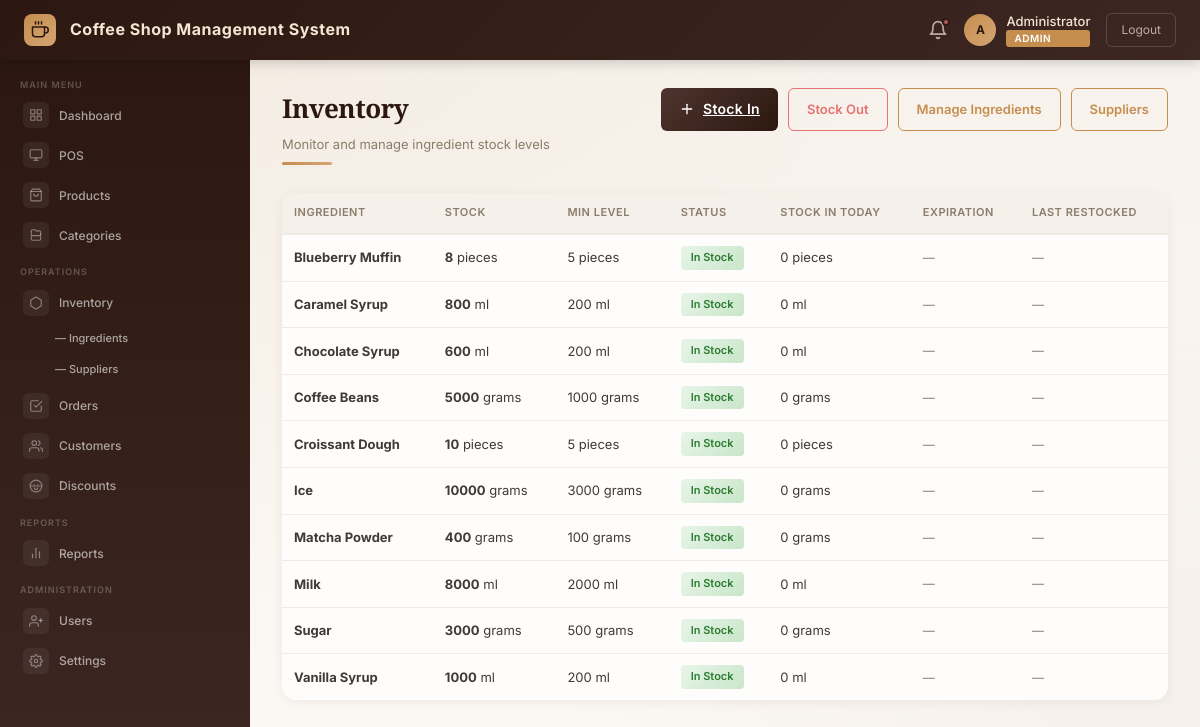
The app's page /modules/inventory/inventory.php (signed in) with its own data.
### tables this page shows
CREATE TABLE ingredients (
    ingredient_id   INT           AUTO_INCREMENT PRIMARY KEY,
    name            VARCHAR(100)  NOT NULL UNIQUE,
    stock_quantity  DECIMAL(10,2) NOT NULL DEFAULT 0,
    unit            VARCHAR(20)   NOT NULL DEFAULT 'pieces',
    min_stock_level   DECIMAL(10,2) NOT NULL DEFAULT 10,
    expiration_date   DATE          DEFAULT NULL,
    last_restocked_at TIMESTAMP     NULL DEFAULT NULL,
    created_at        TIMESTAMP     DEFAULT CURRENT_TIMESTAMP,
    updated_at        TIMESTAMP     DEFAULT CURRENT_TIMESTAMP ON UPDATE CURRENT_TIMESTAMP
);

### modules/inventory/inventory.php (the view, shortened to what this page needs)
<?php
require_once __DIR__ . '/../../includes/auth.php';
$ingredients = $pdo->query("SELECT i.*, (SELECT COALESCE(SUM(quantity), 0) FROM stock_movements WHERE ingredient_id = i.ingredient_id AND type = 'in' AND DATE(created_at) = CURDATE()) AS stock_in_today FROM ingredients i ORDER BY i.stock_quantity <= i.min_stock_level DESC, i.name ASC")->fetchAll();
require_once __DIR__ . '/../../includes/dashboard_header.php';
?>
<div class="page-header">
    <div class="page-header-left">
        <h1>Inventory</h1>
        <p>Monitor and manage ingredient stock levels</p>
        <div class="page-header-accent"></div>
    </div>
    <div style="display:flex;gap:10px;flex-wrap:wrap;">
        <a href="stock_in.php" class="btn-primary" style="width:auto;padding:10px 18px;">
            <svg viewBox="0 0 24 24" fill="none" stroke="currentColor" stroke-width="2" stroke-linecap="round" stroke-linejoin="round" style="width:16px;height:16px;"><line x1="12" y1="5" x2="12" y2="19"/><line x1="5" y1="12" x2="19" y2="12"/></svg>
            Stock In
        </a>
        <a href="stock_out.php" class="btn-outline" style="width:auto;padding:10px 18px;border-color:var(--accent-coral);color:var(--accent-coral);">
            Stock Out
        </a>
        <a href="ingredients.php" class="btn-outline" style="width:auto;padding:10px 18px;">Manage Ingredients</a>
        <a href="suppliers.php" class="btn-outline" style="width:auto;padding:10px 18px;">Suppliers</a>
    </div>
</div>
<div class="card">
    <div class="card-body" style="padding:0;">
        <table class="table">
            <thead>
                <tr>
                    <th>Ingredient</th>
                    <th>Stock</th>
                    <th>Min Level</th>
                    <th>Status</th>
                    <th>Stock In Today</th>
                    <th>Expiration</th>
                    <th>Last Restocked</th>
                </tr>
            </thead>
            <tbody>
                <?php foreach ($ingredients as $ing): ?>
                    <?php $low = $ing['stock_quantity'] <= $ing['min_stock_level']; ?>
                    <tr>
                        <td><strong><?= htmlspecialchars($ing['name']) ?></strong></td>
                        <td><strong style="color:<?= $low ? '#C62828' : 'var(--text-body)' ?>;"><?= (float)$ing['stock_quantity'] ?></strong> <?= htmlspecialchars($ing['unit']) ?></td>
                        <td><?= (float)$ing['min_stock_level'] ?> <?= htmlspecialchars($ing['unit']) ?></td>
                        <td>
                            <?php if ($low): ?>
                                <span class="badge" style="background:linear-gradient(135deg,#FCE4EC,#F8BBD0);color:#C62828;">Low Stock</span>
                            <?php else: ?>
                                <span class="badge" style="background:linear-gradient(135deg,#E8F5E9,#C8E6C9);color:#2E7D32;">In Stock</span>
                            <?php endif; ?>
                        </td>
                        <td><?= (int)$ing['stock_in_today'] ?> <?= htmlspecialchars($ing['unit']) ?></td>
                        <td style="font-size:12px;color:var(--text-muted);">
                            <?= $ing['expiration_date'] ? date('M d, Y', strtotime($ing['expiration_date'])) : '—' ?>
                        </td>
                        <td style="font-size:12px;color:var(--text-muted);">
                            <?= $ing['last_restocked_at'] ? date('M d, h:i A', strtotime($ing['last_restocked_at'])) : '—' ?>
                        </td>
                    </tr>
                <?php endforeach; ?>
            </tbody>
        </table>
    </div>
</div>
<?php require_once __DIR__ . '/../../includes/dashboard_footer.php'; ?>

### assets/css/style.css (style rules this page uses)
*, *::before, *::after { margin: 0; padding: 0; box-sizing: border-box; }
:root { --coffee-dark: #2C1810; --coffee-espresso: #3E2723; --coffee-medium: #4E342E; --coffee-mocha: #5D4037; --coffee-light: #6D4C41; --coffee-caramel: #A67C52; --coffee-gold: #C68E4E; --coffee-latte: #D4A574; --coffee-cream: #F5E6D3; --coffee-foam: #FEF9F3; --accent-teal: #4DB6AC; --accent-coral: #E57373; --accent-sunset: #FFB74D; --accent-sage: #81C784; --accent-lavender: #9575CD; --accent-ocean: #64B5F6; --bg-warm: #FCF8F4; --bg-card: #FFFFFF; --bg-sidebar: #FFFFFF; --text-dark: #1A1A1A; --text-body: #3E3A36; --text-muted: #8B7D6B; --text-light: #B8A99A; --border-light: #F0EBE5; --border-med: #E0D5C9; --shadow-sm: 0 1px 3px rgba(44, 24, 16, 0.06); --shadow-md: 0 4px 16px rgba(44, 24, 16, 0.08); --shadow-lg: 0 8px 32px rgba(44, 24, 16, 0.12); --shadow-card: 0 2px 12px rgba(44, 24, 16, 0.06); --radius-sm: 6px; --radius-md: 10px; --radius-lg: 14px; --radius-xl: 20px; --transition: 0.3s ease; }
html, body { height: 100%; font-family: 'Inter', sans-serif; background: linear-gradient(135deg, var(--coffee-dark), var(--coffee-medium), var(--coffee-light)); color: var(--text-body); line-height: 1.6; }
.btn-primary { display: inline-flex; align-items: center; justify-content: center; gap: 8px; width: 100%; padding: 11px 20px; background: linear-gradient(135deg, var(--coffee-medium), var(--coffee-dark)); border: none; border-radius: var(--radius-sm); color: var(--bg-card); font-size: 14px; font-weight: 600; font-family: 'Inter', sans-serif; cursor: pointer; transition: all 0.3s ease; position: relative; overflow: hidden; letter-spacing: 0.3px; }
.btn-outline { display: inline-flex; align-items: center; justify-content: center; gap: 8px; width: 100%; padding: 10px 20px; border: 1.5px solid var(--coffee-gold); border-radius: var(--radius-sm); color: var(--coffee-gold); font-size: 13px; font-weight: 600; font-family: 'Inter', sans-serif; background: transparent; cursor: pointer; text-decoration: none; transition: all 0.25s ease; }
body.dashboard-page { background: linear-gradient(135deg, #EDE6DD 0%, #F5EFE8 40%, #FCF8F4 100%); }
.page-header { margin-bottom: 28px; display: flex; align-items: flex-start; justify-content: space-between; flex-wrap: wrap; gap: 12px; }
.page-header-left h1 { font-family: 'Playfair Display', serif; font-size: 26px; font-weight: 700; color: var(--coffee-dark); margin-bottom: 4px; letter-spacing: -0.5px; }
.page-header-left p { color: var(--text-muted); font-size: 13px; }
.page-header-accent { width: 50px; height: 3px; background: linear-gradient(90deg, var(--coffee-gold), var(--coffee-latte)); border-radius: 3px; margin-top: 8px; }
.card { background: #FFFDFB; border-radius: var(--radius-lg); box-shadow: var(--shadow-card); overflow: hidden; transition: box-shadow 0.3s ease; }
.card-body { padding: 18px 22px; }
.table { width: 100%; border-collapse: collapse; font-size: 13px; }
.table thead th { text-align: left; padding: 11px 12px; font-size: 11px; font-weight: 600; text-transform: uppercase; letter-spacing: 0.5px; color: var(--text-muted); border-bottom: 2px solid var(--border-light); background: #F5F0EA; }
.table thead th:first-child { border-radius: 6px 0 0 0; }
.table thead th:last-child { border-radius: 0 6px 0 0; }
.table tbody td { padding: 11px 12px; border-bottom: 1px solid var(--border-light); color: var(--text-body); }
.table tbody tr:last-child td { border-bottom: none; }
.table tbody tr { transition: background 0.15s ease; }
.badge { display: inline-block; padding: 3px 10px; border-radius: 4px; font-size: 11px; font-weight: 600; }

### records on screen
ingredients: name "Blueberry Muffin", stock_quantity "8", unit "pieces", min_stock_level "5", shows "In Stock", stock_in_today "0"
ingredients: name "Caramel Syrup", stock_quantity "800", unit "ml", min_stock_level "200", shows "In Stock", stock_in_today "0"
ingredients: name "Chocolate Syrup", stock_quantity "600", unit "ml", min_stock_level "200", shows "In Stock", stock_in_today "0"
ingredients: name "Coffee Beans", stock_quantity "5000", unit "grams", min_stock_level "1000", shows "In Stock", stock_in_today "0"
ingredients: name "Croissant Dough", stock_quantity "10", unit "pieces", min_stock_level "5", shows "In Stock", stock_in_today "0"
ingredients: name "Ice", stock_quantity "10000", unit "grams", min_stock_level "3000", shows "In Stock", stock_in_today "0"
ingredients: name "Matcha Powder", stock_quantity "400", unit "grams", min_stock_level "100", shows "In Stock", stock_in_today "0"
ingredients: name "Milk", stock_quantity "8000", unit "ml", min_stock_level "2000", shows "In Stock", stock_in_today "0"
ingredients: name "Sugar", stock_quantity "3000", unit "grams", min_stock_level "500", shows "In Stock", stock_in_today "0"
ingredients: name "Vanilla Syrup", stock_quantity "1000", unit "ml", min_stock_level "200", shows "In Stock", stock_in_today "0"

### other values on screen
APP_NAME "Coffee Shop Management System"
substr($_SESSION['full_name'] ?? $_SESSION['username'], 0, 1) "A"
$_SESSION['full_name'] "Administrator"
$_SESSION['role'] "ADMIN"
